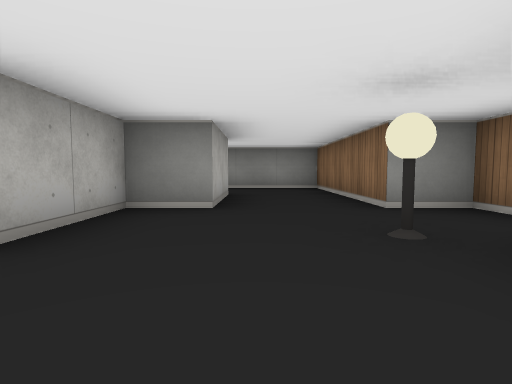
View 1 (above)

20 first-person views from a walk through a cub3D level. The camera is about half as high as the walls, tilts 4° down and sees 80° across. The floor is counted in squares. Each view is taken from the middle of a square. On the plan, view 1 faces up. The plan holds only what a view shows up to about 9 squares ahead; the rest is blank.

View 2
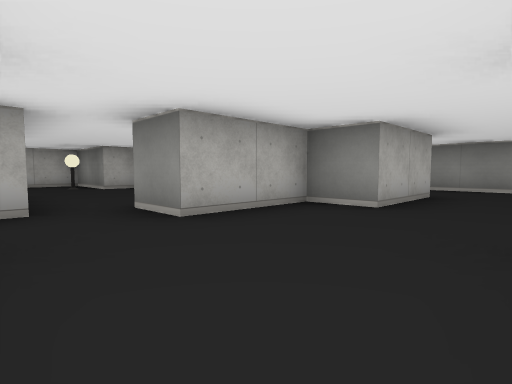

View 3
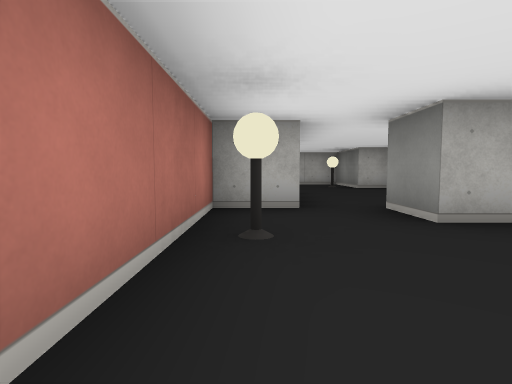

View 4
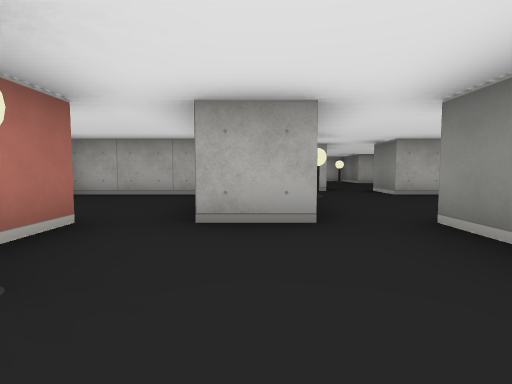

View 5
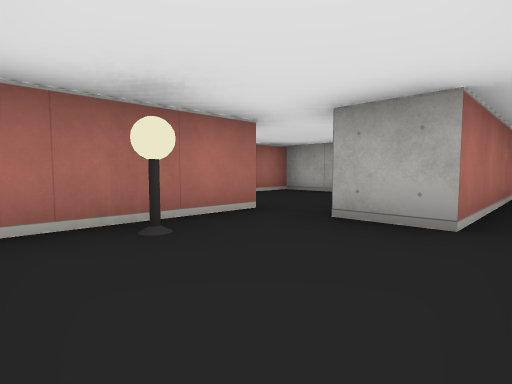

View 6
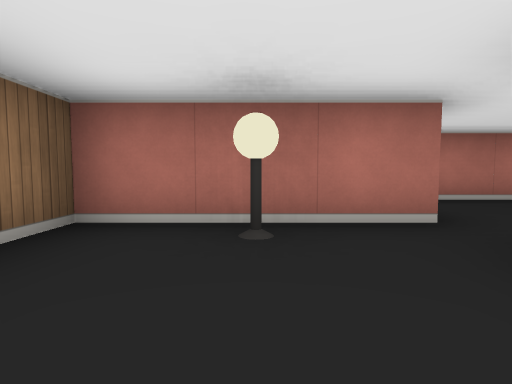

View 7
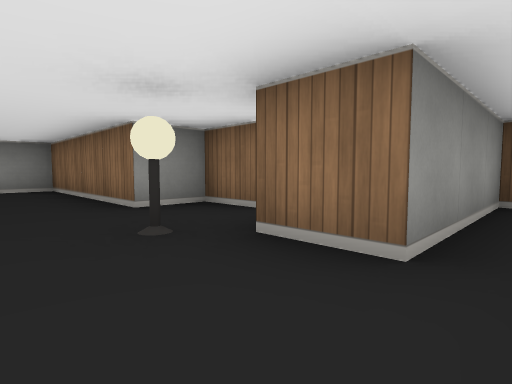

View 8
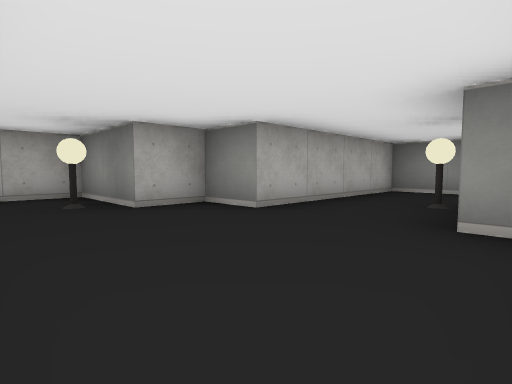

View 9
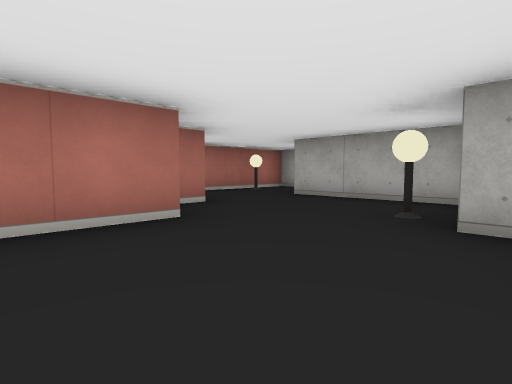

View 10
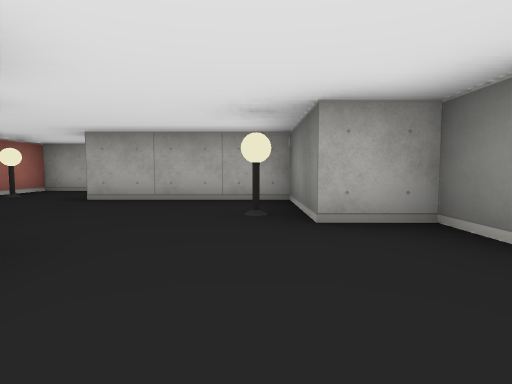

View 11
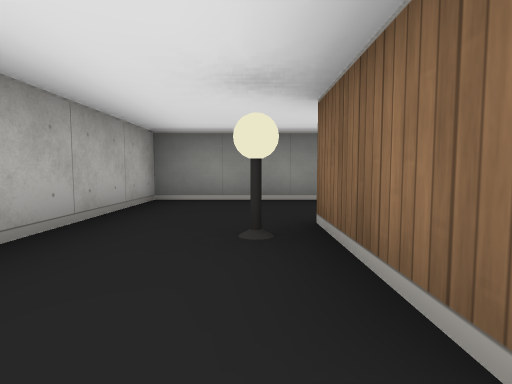

View 12
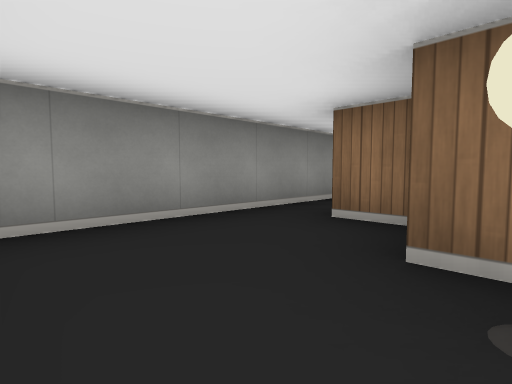

View 13
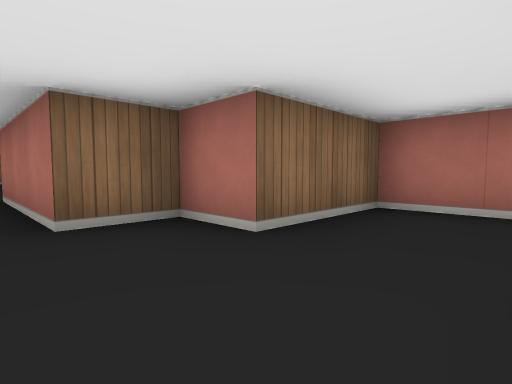

View 14
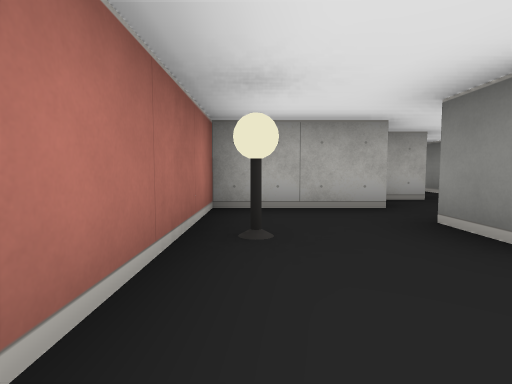

View 15
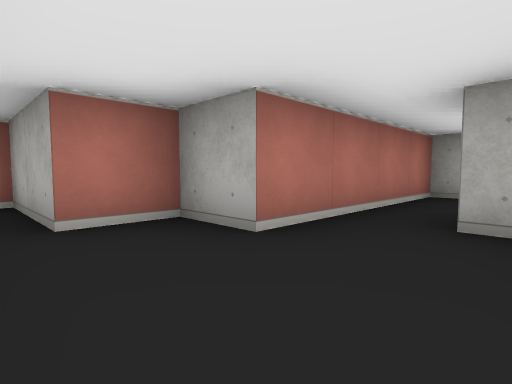

View 16
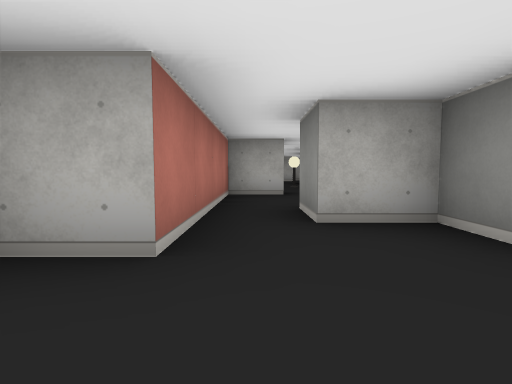

View 17
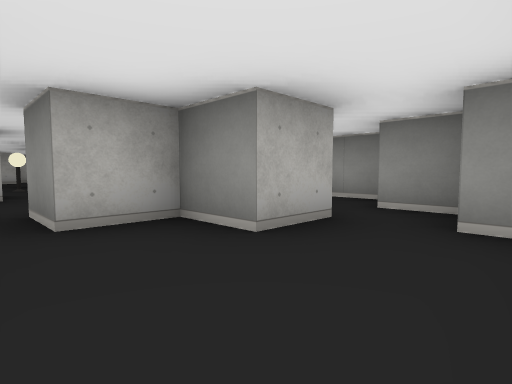

View 18
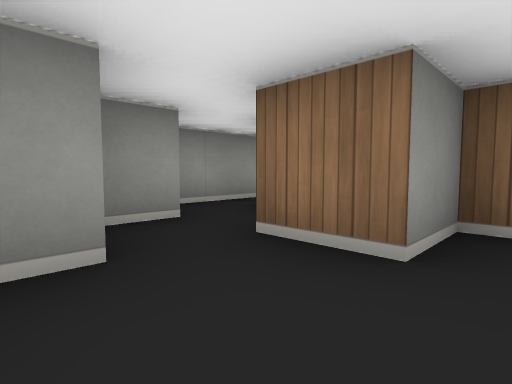

View 19
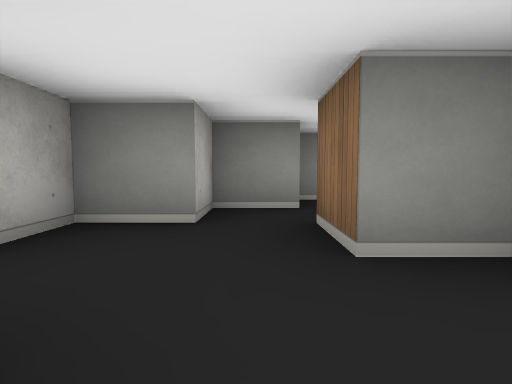

View 20
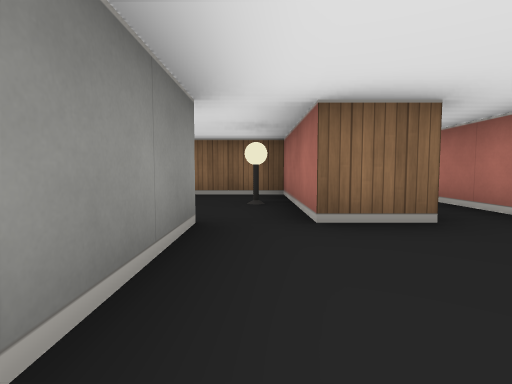

### Floor plan
Points are (right, up) in squares from view 1. A wall is a line through its corners. A room is listed if a view was taken in it or the views show most of it. See-through windows are left out.
Room 1 (views 1, 2, 3, 7)
walls: (2.5, 2.5) (2.5, 3.5) (1.5, 3.5) (1.5, 7.5) (-2.5, 7.5); (-0.5, 5.6) (-0.5, 3.5) (-1.5, 3.5) (-1.5, 1.5) (-2.5, 1.5); (1.5, 0.5) (1.5, 1.5); (-2.5, 0.5) (-2.5, -0.5) (1.5, -0.5)
ways out: opening at (2, 0) to room 2; opening at (-2, 1) to room 3; opening at (-2, 7) to room 3
objects: lamp (-1, 0); lamp (1, 2)
Room 2 (views 4, 5, 6)
walls: (1.5, -0.5) (1.5, -1.5); (1.5, -2.5) (4.5, -2.5) (4.5, 0.5) (1.5, 0.5)
ways out: opening at (2, 0) to room 1; opening at (1, -2) to room 6
objects: lamp (3, -2)
Room 3 (views 8, 9, 10, 11, 12, 13, 14)
walls: (-3.5, 3.5) (-3.5, 5.5); (-2.5, 5.8) (-2.5, 6.5); (-8.5, -2.5) (-6.5, -2.5) (-6.5, -0.5) (-5.5, -0.5) (-5.5, 0.5) (-2.5, 0.5); (-2.5, 7.5) (-5.5, 7.5) (-5.5, 3.5) (-6.5, 3.5) (-6.5, 2.5) (-8.5, 2.5) (-8.5, -0.5)
ways out: opening at (-2, 1) to room 1; opening at (-2, 7) to room 1; opening at (-9, -1.5) to room 7
objects: lamp (-7, 2); lamp (-4, 5)
Room 4 (views 15, 16, 17)
walls: (-11.5, 3.6) (-11.5, 2.5) (-12.5, 2.5) (-12.5, 1.5) (-13.5, 1.5); (-10.6, 4.5) (-11.5, 4.5); (-13.5, 0.5) (-11.5, 0.5) (-11.5, -0.5) (-10.5, -0.5)
ways out: opening at (-14, 1) to room 5; opening at (-10, 0) to room 7; opening at (-11, 4)
Room 5 (views 18, 19)
walls: (-15.5, 1.6) (-15.5, 0.5) (-13.5, 0.5); (-13.4, 2.5) (-14.5, 2.5) (-14.5, 3.5); (-14.4, 4.5) (-15.5, 4.5) (-15.5, 3.5) (-16.5, 3.5) (-16.5, 2.8)
ways out: opening at (-14, 1) to room 4; opening at (-16.5, 2); opening at (-14, 4)
Room 6 (view 20)
walls: (1.5, -3.6) (1.5, -2.5); (1.5, -1.5) (-0.5, -1.5); (1.9, -4.5) (3.2, -4.5); (-1.5, -2) (-1.5, -4.5) (0.4, -4.5)
ways out: opening at (1, -2) to room 2
Room 7 (no view inside)
walls: (-10.5, -0.5) (-10.5, -2.5) (-8.5, -2.5); (-8.5, -0.5) (-9.5, -0.5)
ways out: opening at (-9, -1.5) to room 3; opening at (-10, 0) to room 4
objects: lamp (-9, -2)

Where each view was taken, in squares from view 1:
view 1: 0 up, 0 right, facing up
view 2: 0 up, 1 right, facing up-left
view 3: 0 up, 1 right, facing left
view 4: 1 down, 4 right, facing left
view 5: 0 up, 4 right, facing down-left
view 6: 0 up, 3 right, facing down
view 7: 0 up, 0 right, facing up-right
view 8: 1 up, 3 left, facing up-left
view 9: 3 up, 4 left, facing down-left
view 10: 2 up, 4 left, facing left
view 11: 3 up, 4 left, facing up
view 12: 5 up, 5 left, facing up-right
view 13: 1 up, 8 left, facing down-right
view 14: 2 down, 7 left, facing left
view 15: 2 up, 10 left, facing down-left
view 16: 1 up, 10 left, facing left
view 17: 1 up, 10 left, facing up-left
view 18: 2 up, 16 left, facing up-right
view 19: 1 up, 15 left, facing up
view 20: 2 down, 1 left, facing right
